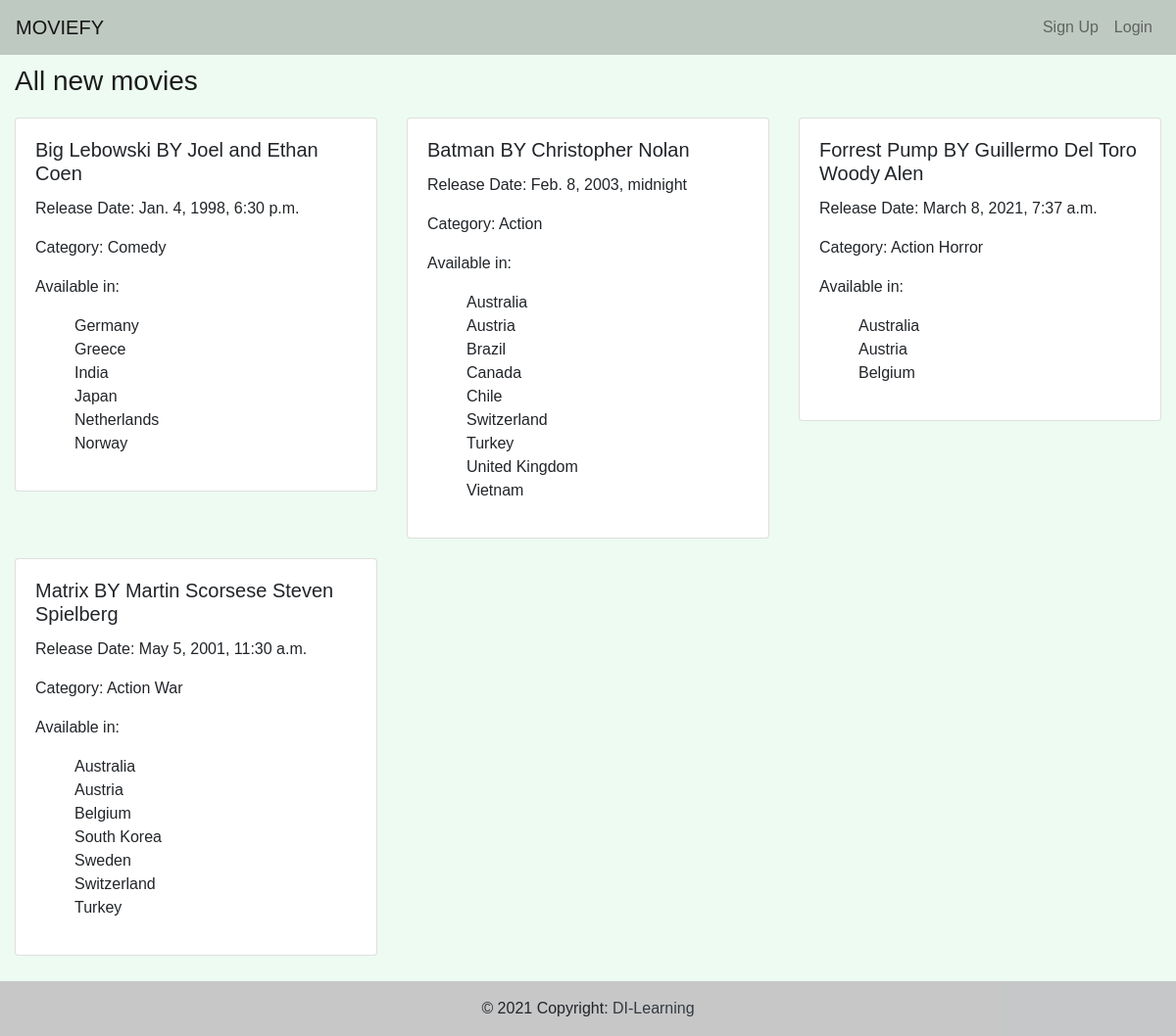
Screenshot of /film_app/homepage with the database file from the repository.
### film_app/models.py (models this page shows, shortened)
class Film(models.Model):
    title = models.CharField(max_length=50)
    release_date = models.DateTimeField(default=now, editable=True)
    picture = models.URLField(max_length=200)
    created_in_country = models.ForeignKey(Country, on_delete=models.SET_NULL, null=True)
    available_in_country = models.ManyToManyField(Country, related_name='film_country')
    category = models.ManyToManyField(Category, related_name='film_category')
    director = models.ManyToManyField(Director, related_name='film_director')

class Director(models.Model):
    first_name = models.CharField(max_length=50)
    last_name = models.CharField(max_length=50)

class Category(models.Model):
    name = models.CharField(max_length=50)
    def __str__(self):
        return f"{self.name}"

class Country(models.Model):
    name = models.CharField(max_length=100)
    def __str__(self):
        return f"{self.name}"

### film_app/views.py (the view)
# urls.py: path('homepage', views.homepage, name='homepage'),
def homepage(request):
    films = Film.objects.all()
    context = {
        'films':films,
    }
    return render(request, 'homepage.html', context)

### film_app/templates/homepage.html (shortened to what this page needs)
{% extends 'partials/base.html' %}
{% load static %}
{% load crispy_forms_tags %}
{% block content %}
{% include 'partials/navbar.html' %}
<div class="container-fluid">
  <h3>All new movies</h3>
  <div class="row">
    {% for film in films %}
    <div class="col-md-4">
      <div class="card" style="margin: 10px 0;">
        <div class="card-body">
          <h5 class="card-title">{{film.title}} BY {% for name in film.director.all %} {{name.first_name}} {{name.last_name}} {% endfor %}</h5>
          <p class="card-text">Release Date: {{film.release_date}}</p>
          <p class="card-text">Category: {% for cat in film.category.all %} {{cat}} {% endfor %}</p>
          <p class="card-text"> Available in:
            <ul>
              {% for cnt in film.available_in_country.all %}
              <li style="list-style-type: none;">
                {{cnt}}
              </li>
              {% endfor %}
            </ul>
          </p>
        </div>
      </div>
    </div>
    {% endfor %}
  </div>
</div>
{% endblock %}

### account_app/templates/partials/base.html (shortened to what this page needs)
{% load static %}
<!DOCTYPE html>
<html lang="en">
<head>
    <link rel="stylesheet" href="https://stackpath.bootstrapcdn.com/bootstrap/4.4.1/css/bootstrap.min.css"
>
    <link href="{% static 'css/style.css' %}" rel="stylesheet" type="text/css">
</head>
<body>
    {% block content %}
    {% endblock %}
    <br><br><br>
    <footer class="bg-light text-center text-lg-start fixed-bottom">
        <div class="text-center p-3" style="background-color: rgba(0, 0, 0, 0.2);">
        © 2021 Copyright:
        <a class="text-dark" href="http://learn.di-learning.com/courses/">DI-Learning</a>
        </div>
    </footer>
</body>
</html>

### account_app/templates/partials/navbar.html (shortened to what this page needs)
<nav class="navbar navbar-expand-sm navbar-light">
  <a class="navbar-brand" href="{% url 'homepage' %}">MOVIEFY</a>
    <ul class="navbar-nav navbar-right">
      {% if user.is_authenticated %}
      <li style="margin: auto;">Welcome {{user.get_full_name}}</li>
      <li><a class="nav-link" href="{% url 'profile' user.id %}">Profile</a></li>
      <li><a class="nav-link" href="{% url 'logout' %}">Logout</a></li>
      {% else %}
      <li><a class="nav-link" href="{% url 'sign_up' %}">Sign Up</a></li>
      <li><a class="nav-link" href="{% url 'login' %}">Login</a></li>
      {% endif %}
    </ul>
</nav>

### film_app/static/css/style.css (style rules this page uses)
body { font-family: Arial, Helvetica, sans-serif; background-color:rgba(220, 248, 231, 0.5); }
h3 { margin: 10px 0; color: rgb(27, 27, 27); }
.navbar { background-color: rgba(0, 0, 0, 0.2); }

### rows the page displays
Film: title "Big Lebowski", release_date "Jan. 4, 1998, 6:30 p.m."
Director: first_name "Joel and Ethan", last_name "Coen"
Category: name "Comedy"
Country: name "Germany"
Country: name "Greece"
Country: name "India"
Country: name "Japan"
Country: name "Netherlands"
Country: name "Norway"
Film: title "Batman", release_date "Feb. 8, 2003, midnight"
Director: first_name "Christopher", last_name "Nolan"
Category: name "Action"
Country: name "Australia"
Country: name "Austria"
Country: name "Brazil"
Country: name "Canada"
Country: name "Chile"
Country: name "Switzerland"
Country: name "Turkey"
Country: name "United Kingdom"
Country: name "Vietnam"
Film: title "Forrest Pump", release_date "March 8, 2021, 7:37 a.m."
Director: first_name "Guillermo", last_name "Del Toro"
Director: first_name "Woody", last_name "Alen"
Category: name "Horror"
Country: name "Belgium"
Film: title "Matrix", release_date "May 5, 2001, 11:30 a.m."
Director: first_name "Martin", last_name "Scorsese"
Director: first_name "Steven", last_name "Spielberg"
Category: name "War"
Country: name "South Korea"
Country: name "Sweden"
